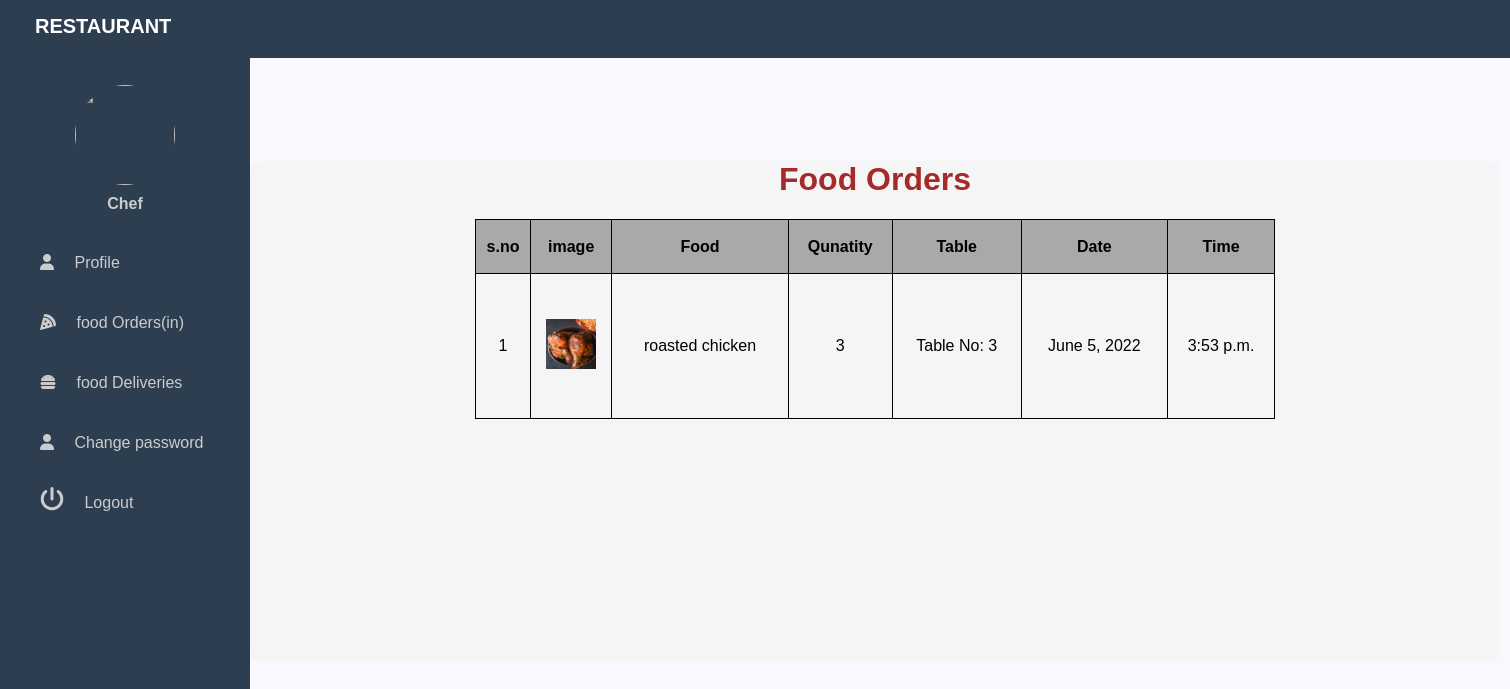
The page /chef/foodorders/ (signed in) on the database as committed earlier.
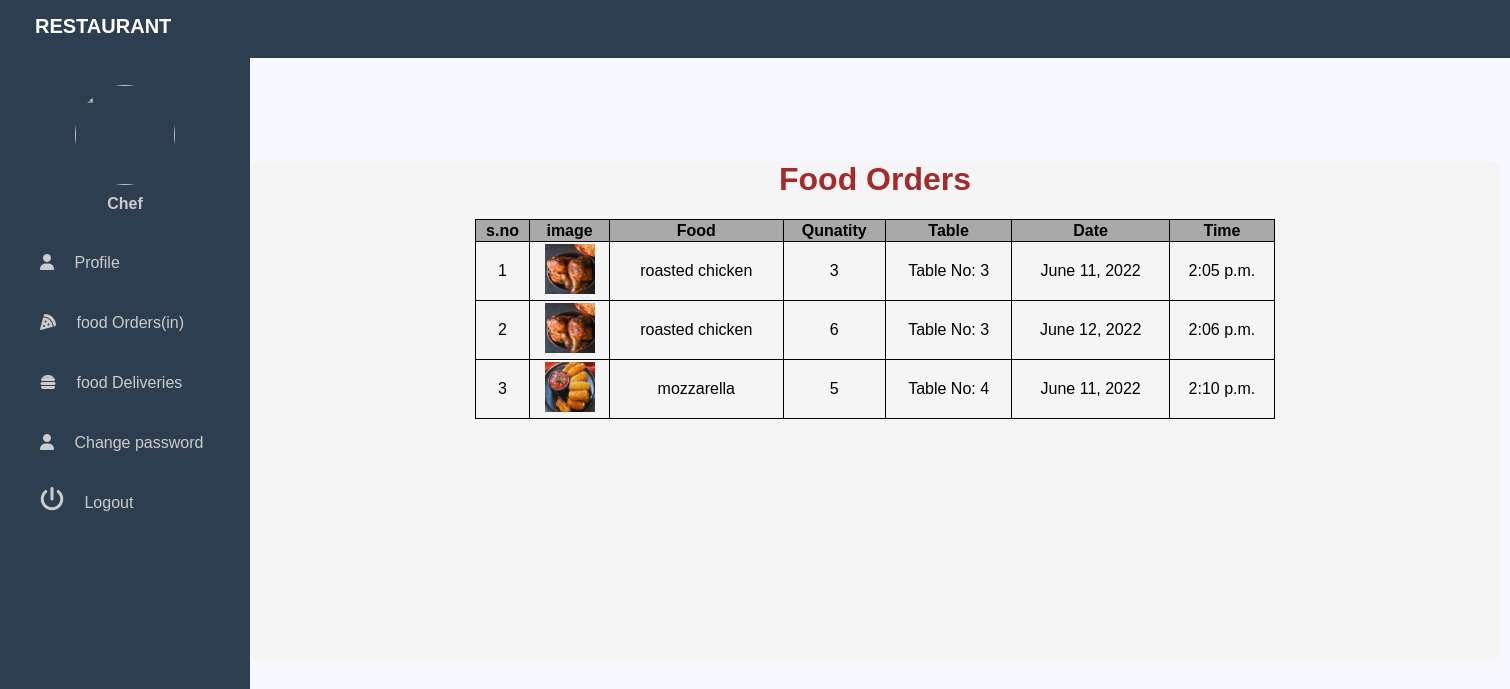
The same page on the database as committed later.
### customer/models.py (models this page shows, shortened)
class FoodOrder(models.Model):
    customer=models.ForeignKey(Customer,on_delete=models.CASCADE,null=True)
    food=models.ForeignKey(ReserveFood,on_delete=models.CASCADE,null=True)
    table=models.ForeignKey(TableOrder,on_delete=models.CASCADE,null=True,blank=True)
    checked=models.BooleanField(blank=True,null=True)
    food_quantity=models.IntegerField(choices=quantity,null=True,blank=True)
    total_price=models.IntegerField(null=True,blank=True)
    parking=models.ForeignKey(Parking,on_delete=models.CASCADE,null=True,blank=True)
    address1=models.CharField(max_length=400,blank=True)
    address2=models.CharField(max_length=400,blank=True)
    city=models.CharField(max_length=400,blank=True)
    state=models.CharField(max_length=200,blank=True)
    pincode=models.PositiveIntegerField(null=True,blank=True)

class TableOrder(models.Model):
    table=models.ForeignKey(ReserveTable,on_delete=models.CASCADE,null=True)
    customer=models.ForeignKey(Customer,on_delete=models.CASCADE,null=True)
    seater=models.IntegerField(choices=seater_choices,null=True)
    date=models.DateField(null=True)
    pre_time=models.TimeField(null=True)
    time=models.TimeField(null=True)
    out_time=models.TimeField(null=True)

### core/models.py (models this page shows)
class ReserveFood(models.Model):
    name=models.CharField(max_length=40)
    price=models.IntegerField()
    food_type=models.CharField(max_length=40,choices=type,null=True)
    food_pic=models.ImageField(upload_to='food_pic/',null=True,blank=True)
    def __str__(self):
        return self.name

class ReserveTable(models.Model):
    seater=models.IntegerField(choices=seater_choices)
    table_pic=models.ImageField(upload_to='table_pic/',null=True,blank=True)

### chef/views.py (the view)
# urls.py: path('foodorders/',views.chef_food_orders,name='chef-food-orders'),
@login_required(login_url='chef-sign-in')
def chef_food_orders(request):
    table_orders=TableOrder.objects.all()
    food_orders=FoodOrder.objects.filter(~Q(table=None))
    return render(request,'chef/foodorders.html',{'foodorders':food_orders})

### templates/chef/foodorders.html (shortened to what this page needs)
<!DOCTYPE html>
<html lang="en">
<head>
    <link rel="stylesheet" href=" https://cdnjs.cloudflare.com/ajax/libs/font-awesome/5.12.1/css/all.min.css">
    <link rel="stylesheet" href="https://cdnjs.cloudflare.com/ajax/libs/font-awesome/4.7.0/css/font-awesome.min.css">
</head>
<body>
    {% include 'chef/base.html' with chef=request.user.chef %}
<div class="container">
<center><h1> Food Orders</h1></center>
<table border="1" height="200" width="800" align="center" >
<tr align="center" background-color="blue">
    <th >s.no</th>  <th>image</th>   <th>Food </th>  <th>Qunatity</th>  <th>Table</th><th>Date</th> <th>Time</th>
</tr>
{% for food in foodorders %}
{% if food.table %}
<tr align="center" >
    <td>{{forloop.counter}}</td>  <td><img src="{{food.food.food_pic.url}}" width="50" height="50"></td>   <td>{{food.food}}</td>  <td> {{food.food_quantity}}</td><td>Table No: {{food.table.table.id}}</td> <td>{{food.table.date}}</td><td>{{food.table.time}}</td>
</tr>
{% endif %}
{% endfor %}
</div>
</body>
</html>

Rows that differ between the two databases and show on the page:
removed FoodOrder: food.food_pic (picture), food "roasted chicken", food_quantity "3", table.table.id "3", table "June 5, 2022", table.time "3:53 p.m."
added FoodOrder: food.food_pic (picture), food "roasted chicken", food_quantity "3", table.table.id "3", table "June 11, 2022", table.time "2:05 p.m."
added FoodOrder: food.food_pic (picture), food "roasted chicken", food_quantity "6", table.table.id "3", table "June 12, 2022", table.time "2:06 p.m."
added FoodOrder: food.food_pic (picture), food "mozzarella", food_quantity "5", table.table.id "4", table "June 11, 2022", table.time "2:10 p.m."
